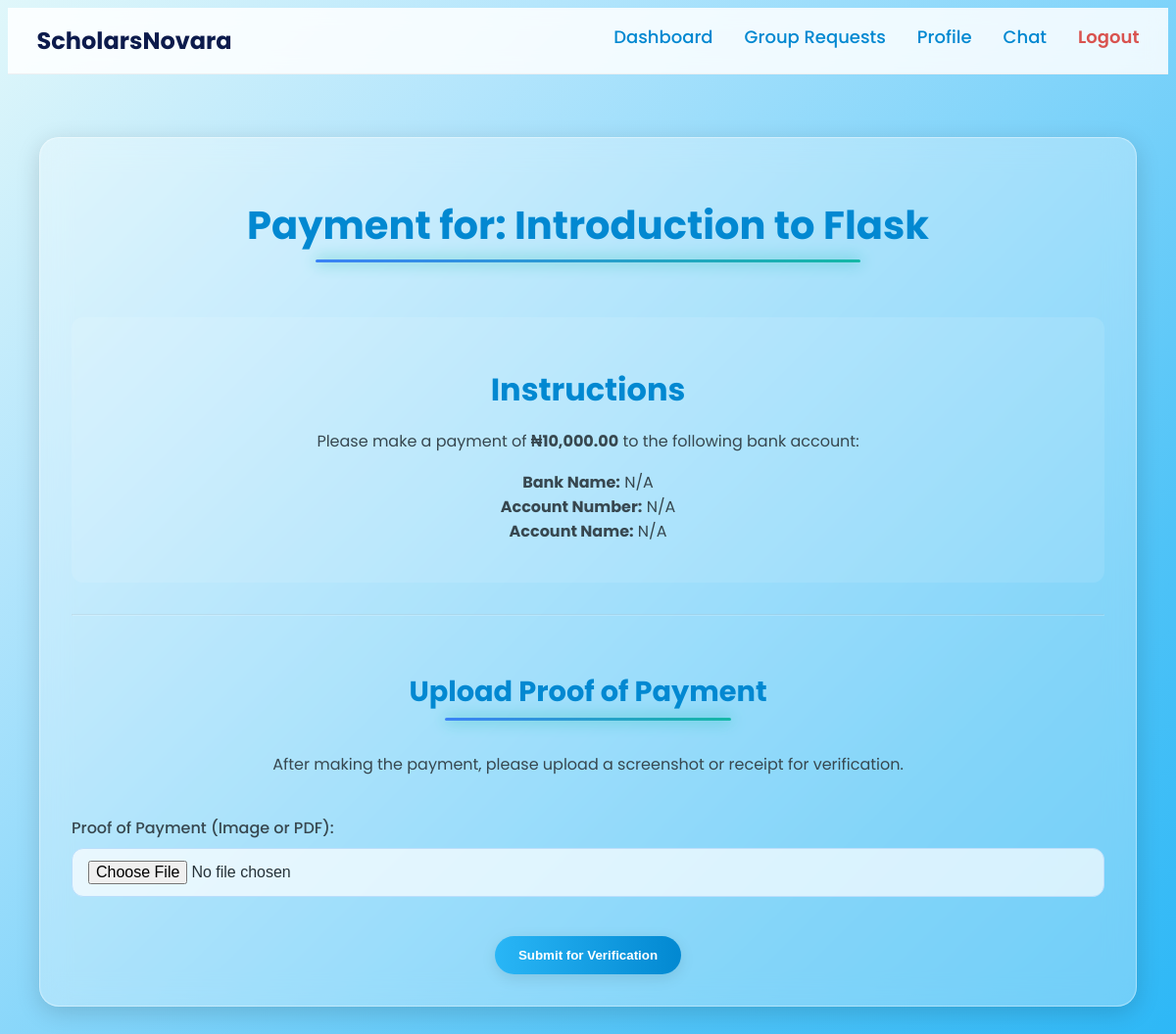
/course/1/enroll (signed in), run on the app's committed database.
### models.py (models this page shows, shortened)
class Course(db.Model):
    id = db.Column(db.Integer, primary_key=True)
    created_at = db.Column(db.DateTime, default=datetime.utcnow)
    instructor_id = db.Column(db.Integer, db.ForeignKey('user.id'), nullable=False)
    title = db.Column(db.String(150), nullable=False)
    description = db.Column(db.Text, nullable=True)
    category_id = db.Column(db.Integer, db.ForeignKey('category.id'), nullable=False)
    price_naira = db.Column(db.Integer, nullable=False)
    approved = db.Column(db.Boolean, default=False, nullable=False)
    cover_image = db.Column(db.String(150), nullable=True)
    bank_name = db.Column(db.String(100), nullable=True)
    account_number = db.Column(db.String(20), nullable=True)
    account_name = db.Column(db.String(100), nullable=True)
    extra_instructions = db.Column(db.Text, nullable=True)
    final_exam_enabled = db.Column(db.Boolean, default=True)
    modules = db.relationship('Module', backref='course', lazy='dynamic', cascade="all, delete-orphan")
    comments = db.relationship('Comment', backref='course', lazy='dynamic', cascade="all, delete-orphan")
    enrollments = db.relationship('Enrollment', back_populates='course', lazy='dynamic', cascade="all, delete-orphan")
    final_exam = db.relationship('FinalExam', backref='course', uselist=False, cascade="all, delete-orphan")
    chat_room = db.relationship('ChatRoom', backref='course_room', uselist=False, cascade="all, delete-orphan")

### routes.py (the view)
@main.route('/course/<int:course_id>/enroll')
@login_required
def enroll(course_id):
    course = Course.query.get_or_404(course_id)
    if course.price_naira == 0:
        new_enrollment = Enrollment(user_id=current_user.id, course_id=course.id, status='approved')
        db.session.add(new_enrollment)
        db.session.commit()
        flash('You have been successfully enrolled in this free course!', 'success')
        return redirect(url_for('main.course_detail', course_id=course.id))
    return render_template('payment_instructions.html', course=course)

### templates/payment_instructions.html (shortened to what this page needs)
{% extends "base.html" %}
{% block content %}
<div class="ice-sky-content">
    <div class="glassy-card-container">
        <div class="form-header" style="text-align: center;">
            <h1 class="form-title">Payment for: {{ course.title }}</h1>
        </div>
        <div class="payment-instructions">
            <h2>Instructions</h2>
            <p>Please make a payment of <strong>₦{{ "{:,.2f}".format(course.price_naira) }}</strong> to the following bank account:</p>
            <ul>
                <li><strong>Bank Name:</strong> {{ course.bank_name or 'N/A' }}</li>
                <li><strong>Account Number:</strong> {{ course.account_number or 'N/A' }}</li>
                <li><strong>Account Name:</strong> {{ course.account_name or 'N/A' }}</li>
            </ul>
        </div>
        <hr style="border-color: rgba(255,255,255,0.2); margin: 2rem 0;">
        <div class="form-header" style="text-align: center;">
            <h2 class="form-title" style="font-size: 1.8rem;">Upload Proof of Payment</h2>
            <p>After making the payment, please upload a screenshot or receipt for verification.</p>
        </div>
        <form action="{{ url_for('main.submit_payment_proof', course_id=course.id) }}" method="post" enctype="multipart/form-data">
            <div class="form-group">
                <label for="proof_file" class="form-label">Proof of Payment (Image or PDF):</label>
                <input type="file" name="proof_of_payment" id="proof_file" required accept="image/*,application/pdf" class="form-input">
            </div>
            <div class="form-actions" style="text-align: center;">
                <button type="submit" class="btn-primary">Submit for Verification</button>
            </div>
        </form>
    </div>
</div>
{% endblock %}

### static/css/forms.css (style rules this page uses)
.form-header { text-align: center; margin-bottom: 2.5rem; }
.form-title { font-size: 2.5rem; font-weight: 700; color: #1a2551; display: inline-block; position: relative; padding-bottom: 0.5rem; }
.form-title::after { content: ''; position: absolute; bottom: 0; left: 10%; right: 10%; height: 3px; background: linear-gradient(90deg, #3b82f6, #14b8a6); box-shadow: 0 0 15px #14b8a6; border-radius: 2px; }
.form-group { display: flex; flex-direction: column; }
.form-group label { font-weight: 600; color: #4a557d; margin-bottom: 0.75rem; }
.form-actions { display: flex; justify-content: center; gap: 1.5rem; margin-top: 2.5rem; grid-column: 1 / -1; }

### static/css/ice_sky_theme.css (style rules this page uses)
body.ice-sky-theme { background: linear-gradient(135deg, #e0f7fa, #b3e5fc, #81d4fa, #4fc3f7, #29b6f6); background-attachment: fixed; font-family: 'Poppins', sans-serif; color: #37474f; }
.ice-sky-content { max-width: 1200px; margin: 2rem auto; padding: 2rem; }
.glassy-card-container { background: rgba(255, 255, 255, 0.3); backdrop-filter: blur(15px); -webkit-backdrop-filter: blur(15px); border: 1px solid rgba(255, 255, 255, 0.4); border-radius: 20px; padding: 2rem; box-shadow: 0 6px 25px rgba(0, 0, 0, 0.15); margin-bottom: 2rem; }
.ice-sky-theme h1, .ice-sky-theme h2, .ice-sky-theme h3, .ice-sky-theme h4, .ice-sky-theme h5, .ice-sky-theme h6 { color: #0288d1; font-weight: 700; }
.ice-sky-theme h1 { font-size: 2.5rem; margin-bottom: 1rem; }
.ice-sky-theme h2 { font-size: 2rem; margin-bottom: 1rem; }
.ice-sky-theme p { line-height: 1.6; margin-bottom: 1rem; }
.ice-sky-theme .btn-primary { background: linear-gradient(90deg, #29b6f6, #0288d1); color: white; padding: 0.75rem 1.5rem; border-radius: 50px; text-decoration: none; border: none; font-weight: 700; transition: all 0.3s ease; box-shadow: 0 4px 15px rgba(0, 0, 0, 0.1); }
.ice-sky-theme .form-group { margin-bottom: 1.5rem; }
.ice-sky-theme .form-label { display: block; color: #37474f; margin-bottom: 0.5rem; font-weight: 500; }
.ice-sky-theme .form-input { width: 100%; padding: 0.75rem 1rem; background: rgba(255, 255, 255, 0.7); border: 1px solid #bbdefb; border-radius: 12px; color: #263238; font-size: 1rem; transition: all 0.3s ease; box-sizing: border-box; }

### templates/payment_instructions.html (style rules this page uses)
.payment-instructions { text-align: center; background: rgba(255,255,255,0.1); padding: 1.5rem; border-radius: 12px; }
.payment-instructions ul { list-style: none; padding: 0; }

### data on the page
Course: title "Introduction to Flask", price_naira "10,000.00", bank_name "N/A", account_number "N/A", account_name "N/A"
